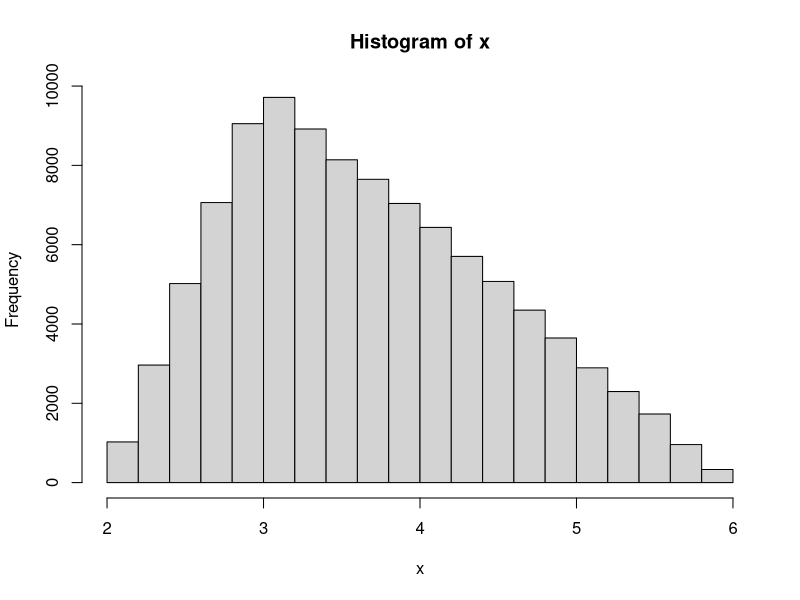

The R source for this figure:
nsim = 10^5
F = function(x){
  if(x<=2){
    return (0)
  }else if(x<=3){
    return((x-2)^2/4)
  }else if(x<=6){
    return(x-x^2/12-2)
  }else{
    return(1)
  }
}
F_inv = function(y){
  l=2
  u=10
  max_itter = 10^4
  tol = 10^-6
  x = (l+u)/2
  while(abs(F(x)-y)>tol){
    x = (l+u)/2
    if(F(x)<y){
      l=x
    }else{
      u=x
    }
    max_itter = max_itter-1
    if(max_itter<=0){
      print("max_itter_reached")
      break
    }
  }
  return(x)
}
u = runif(nsim)
x = as.numeric(lapply(u, F_inv))
hist(x)
